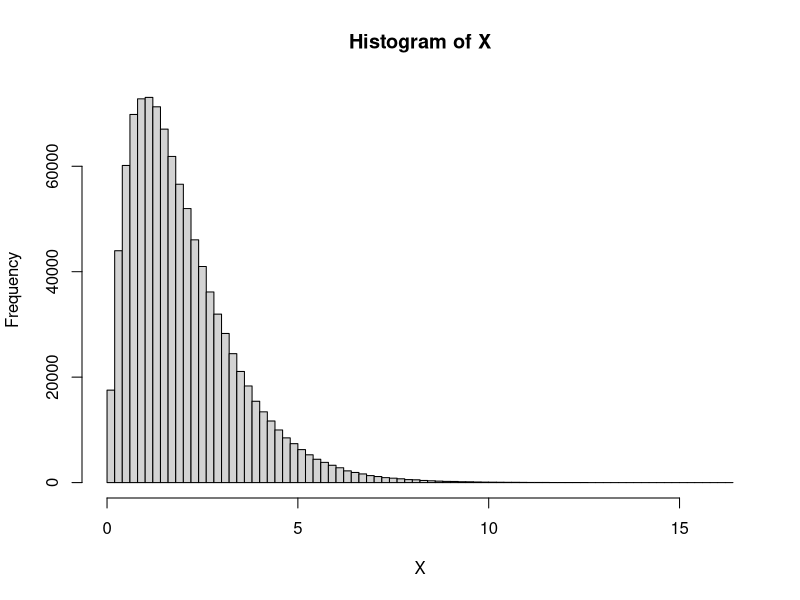
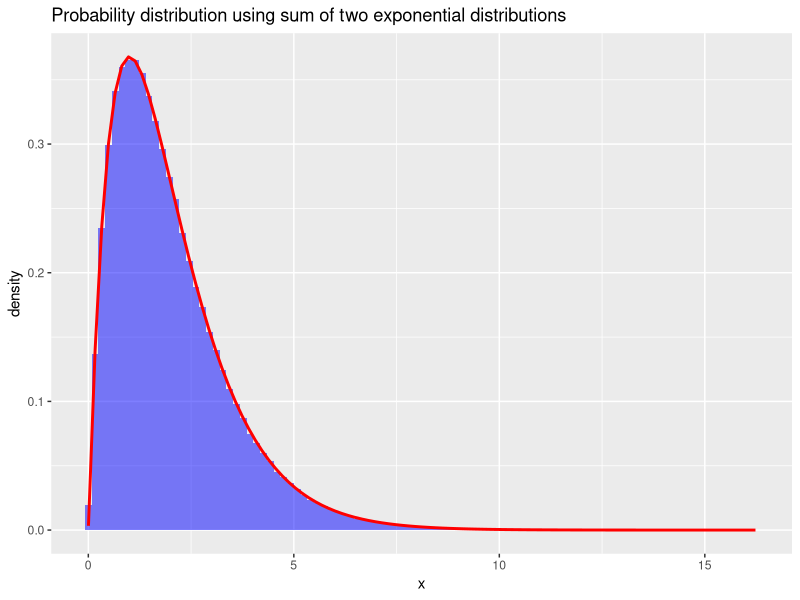

Source code (R) for these figures, in order:
start = Sys.time()

X = rexp(10^6,1) + rexp(10^6,1)


finish = Sys.time()

finish-start

hist(X,breaks = 100)

library(ggplot2)
ggplot(data.frame(x = X),aes(x = x)) + 
  geom_histogram(bins = 100,aes(y = ..density..),fill = "blue",alpha = .5) +
  geom_function(fun = function(x){x*exp(-x)},color = "red",size = 1) +
  labs(title = "Probability distribution using sum of two exponential distributions")